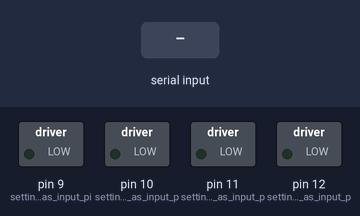
This sketch was run on a simulated Arduino Uno, built with avr-gcc and run on an emulated ATmega328P. Parts: switched loads named in the sketch (green lamp = pin HIGH). The inputs (shaded band) are chosen by the test bench.

Above: at 1.2 s.
1.3 s: "W" received over Serial
At 2.5 s:
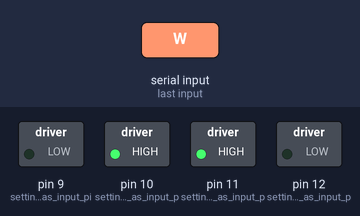
2.8 s: "S" received over Serial
At 3.7 s:
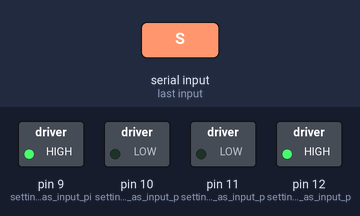
4.3 s: "A" received over Serial
At 4.8 s:
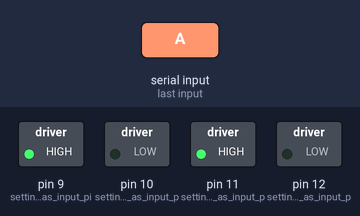
5.8 s: "D" received over Serial
At 7.0 s:
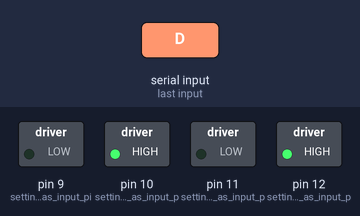
7.3 s: "w" received over Serial
At 8.3 s:
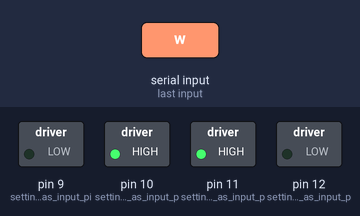
8.8 s: "s" received over Serial
At 9.4 s:
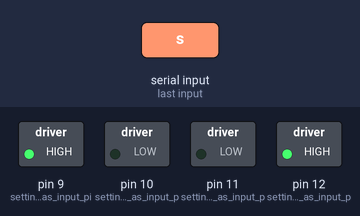
Timing chart, 0 to 11.3 s (numbered marks = the images above; inputs shaded):
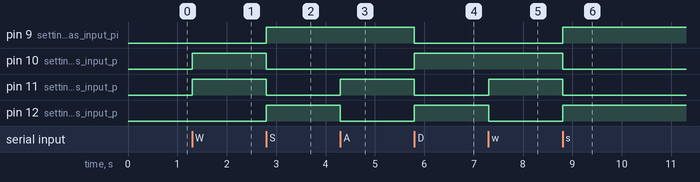

Measured:
- after the input at 1.3 s, pin 10 (setting_Pin_10_as_input_p), pin 11 (setting_Pin_11_as_input_p): LOW → HIGH at once
- after the input at 2.8 s, pin 9 (setting_Pin_9_as_input_pi), pin 12 (setting_Pin_12_as_input_p): LOW → HIGH at once; pin 10 (setting_Pin_10_as_input_p), pin 11 (setting_Pin_11_as_input_p): HIGH → LOW at once
- after the input at 4.3 s, pin 11 (setting_Pin_11_as_input_p): LOW → HIGH at once; pin 12 (setting_Pin_12_as_input_p): HIGH → LOW at once
- after the input at 5.8 s, pin 9 (setting_Pin_9_as_input_pi), pin 11 (setting_Pin_11_as_input_p): HIGH → LOW at once; pin 10 (setting_Pin_10_as_input_p), pin 12 (setting_Pin_12_as_input_p): LOW → HIGH at once
- after the input at 7.3 s, pin 11 (setting_Pin_11_as_input_p): LOW → HIGH at once; pin 12 (setting_Pin_12_as_input_p): HIGH → LOW at once
- after the input at 8.8 s, pin 9 (setting_Pin_9_as_input_pi), pin 12 (setting_Pin_12_as_input_p): LOW → HIGH at once; pin 10 (setting_Pin_10_as_input_p), pin 11 (setting_Pin_11_as_input_p): HIGH → LOW at once

The sketch:

L298.ino
```cpp
void setup()
{
 Serial.begin(9600);                    //setting Baud rate for serial communication and establishing connection
 pinMode(12,OUTPUT);                    //setting Pin 12 as input pin for motor 1
 pinMode(11,OUTPUT);                    //setting Pin 11 as input pin for motor 1
 pinMode(10,OUTPUT);                    //setting Pin 10 as input pin for motor 2
 pinMode(9,OUTPUT);                     //setting Pin 9 as input pin for motor 2

}

void loop()
{

 if(Serial.available()>0)               //if connection is available
 {
  char dir=Serial.read();               //read the data and store it in character variable dir
  if(dir=='W'||dir=='w')              //if the dir is 'W'
  {
    digitalWrite(12,LOW);
    digitalWrite(11,HIGH);           //set pin 11 and 10 to HIGH and other to LOW
    digitalWrite(10,HIGH);           //both motors will rotate forward
    digitalWrite(9,LOW);
  }
  else
  if(dir=='S'||dir=='s')             //if the dir is 'S'
  {
    digitalWrite(12,HIGH);
    digitalWrite(11,LOW);            //set pin 12 and 9 to HIGH and other to LOW
    digitalWrite(10,LOW);            //both motors will rotate backward
    digitalWrite(9,HIGH);
  }
  else
  if(dir=='A'||dir=='a')             //if the dir is 'A'
  {
    digitalWrite(12,LOW);
    digitalWrite(11,HIGH);           //set pin 11 and 9 to HIGH and other to LOW
    digitalWrite(10,LOW);            //the motor on right will rotate forward and the one on the left will rotate backward
    digitalWrite(9,HIGH);
  }
  else
  if(dir=='D'||dir=='D')            //if the dir is 'D'
  {
    digitalWrite(12,HIGH);
    digitalWrite(11,LOW);           //set pin 12 and 10 to HIGH and other to LOW
    digitalWrite(10,HIGH);          //the motor on left will rotate forward and the one on the right will rotate backward
    digitalWrite(9,LOW);
  }
  else
  if(dir=='H'||dir=='h')           //if the dir is 'H'
  {
    digitalWrite(12,LOW);
    digitalWrite(11,LOW);          //set all the pins to LOW
    digitalWrite(10,LOW);          //all the motors will stop
    digitalWrite(9,LOW);
  }

 }


}
```
